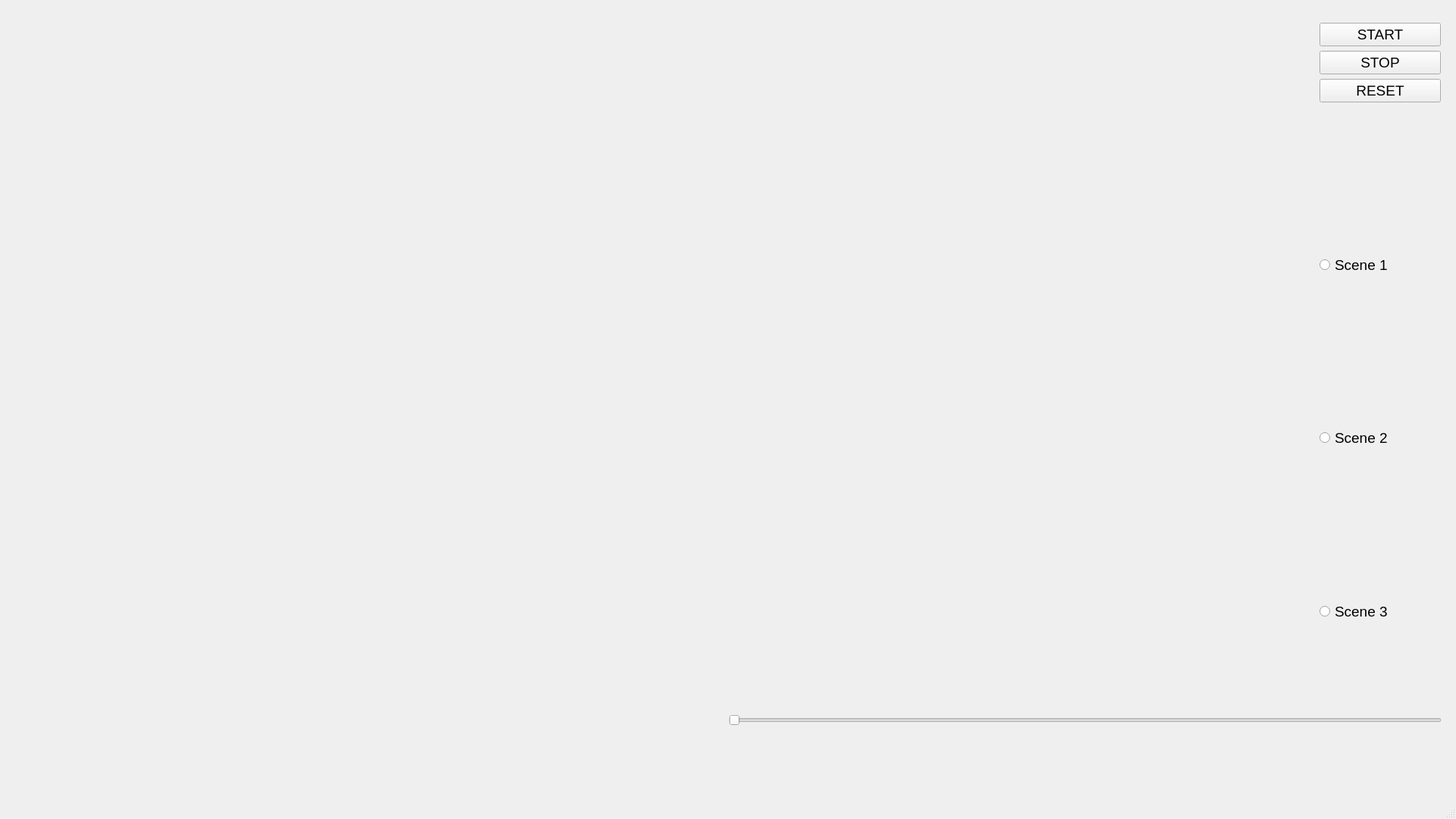
<?xml version="1.0" encoding="UTF-8"?>
<ui version="4.0">
 <class>MainWindow</class>
 <widget class="QMainWindow" name="MainWindow">
  <property name="geometry">
   <rect>
    <x>0</x>
    <y>0</y>
    <width>1920</width>
    <height>1080</height>
   </rect>
  </property>
  <property name="minimumSize">
   <size>
    <width>1920</width>
    <height>1080</height>
   </size>
  </property>
  <property name="maximumSize">
   <size>
    <width>1920</width>
    <height>1080</height>
   </size>
  </property>
  <property name="windowTitle">
   <string>MainWindow</string>
  </property>
  <widget class="QWidget" name="centralwidget">
   <widget class="QWidget" name="verticalLayoutWidget">
    <property name="geometry">
     <rect>
      <x>1740</x>
      <y>30</y>
      <width>160</width>
      <height>791</height>
     </rect>
    </property>
    <layout class="QVBoxLayout" name="verticalLayout">
     <item>
      <widget class="QPushButton" name="START">
       <property name="font">
        <font>
         <pointsize>14</pointsize>
        </font>
       </property>
       <property name="text">
        <string>START</string>
       </property>
      </widget>
     </item>
     <item>
      <widget class="QPushButton" name="STOP">
       <property name="font">
        <font>
         <pointsize>14</pointsize>
        </font>
       </property>
       <property name="text">
        <string>STOP</string>
       </property>
      </widget>
     </item>
     <item>
      <widget class="QPushButton" name="RESET">
       <property name="font">
        <font>
         <pointsize>14</pointsize>
        </font>
       </property>
       <property name="text">
        <string>RESET</string>
       </property>
      </widget>
     </item>
     <item>
      <spacer name="verticalSpacer_4">
       <property name="orientation">
        <enum>Qt::Vertical</enum>
       </property>
       <property name="sizeHint" stdset="0">
        <size>
         <width>20</width>
         <height>40</height>
        </size>
       </property>
      </spacer>
     </item>
     <item>
      <widget class="QRadioButton" name="Scene1">
       <property name="font">
        <font>
         <pointsize>14</pointsize>
        </font>
       </property>
       <property name="text">
        <string>Scene 1</string>
       </property>
      </widget>
     </item>
     <item>
      <spacer name="verticalSpacer">
       <property name="orientation">
        <enum>Qt::Vertical</enum>
       </property>
       <property name="sizeType">
        <enum>QSizePolicy::Expanding</enum>
       </property>
       <property name="sizeHint" stdset="0">
        <size>
         <width>0</width>
         <height>0</height>
        </size>
       </property>
      </spacer>
     </item>
     <item>
      <widget class="QRadioButton" name="Scene2">
       <property name="font">
        <font>
         <pointsize>14</pointsize>
        </font>
       </property>
       <property name="text">
        <string>Scene 2</string>
       </property>
      </widget>
     </item>
     <item>
      <spacer name="verticalSpacer_2">
       <property name="orientation">
        <enum>Qt::Vertical</enum>
       </property>
       <property name="sizeHint" stdset="0">
        <size>
         <width>20</width>
         <height>40</height>
        </size>
       </property>
      </spacer>
     </item>
     <item>
      <widget class="QRadioButton" name="Scene3">
       <property name="font">
        <font>
         <pointsize>14</pointsize>
        </font>
       </property>
       <property name="text">
        <string>Scene 3</string>
       </property>
      </widget>
     </item>
    </layout>
   </widget>
   <widget class="QWidget" name="horizontalLayoutWidget">
    <property name="geometry">
     <rect>
      <x>20</x>
      <y>910</y>
      <width>1881</width>
      <height>80</height>
     </rect>
    </property>
    <layout class="QHBoxLayout" name="horizontalLayout">
     <item>
      <spacer name="horizontalSpacer">
       <property name="orientation">
        <enum>Qt::Horizontal</enum>
       </property>
       <property name="sizeHint" stdset="0">
        <size>
         <width>40</width>
         <height>20</height>
        </size>
       </property>
      </spacer>
     </item>
     <item>
      <widget class="QSlider" name="horizontalSlider">
       <property name="orientation">
        <enum>Qt::Horizontal</enum>
       </property>
      </widget>
     </item>
    </layout>
   </widget>
  </widget>
  <widget class="QMenuBar" name="menubar">
   <property name="geometry">
    <rect>
     <x>0</x>
     <y>0</y>
     <width>1920</width>
     <height>30</height>
    </rect>
   </property>
  </widget>
  <widget class="QStatusBar" name="statusbar"/>
 </widget>
 <resources/>
 <connections/>
</ui>
